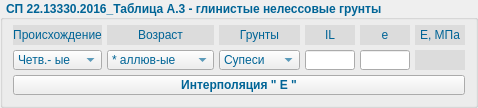
        <widget class="QGroupBox" name="groupBox_7">
         <property name="font">
          <font>
           <weight>75</weight>
           <bold>true</bold>
          </font>
         </property>
         <property name="autoFillBackground">
          <bool>false</bool>
         </property>
         <property name="styleSheet">
          <string notr="true">color: rgb(0, 100, 150);</string>
         </property>
         <property name="title">
          <string> СП 22.13330.2016_Таблица А.3 - глинистые нелессовые грунты</string>
         </property>
         <property name="flat">
          <bool>false</bool>
         </property>
         <property name="checkable">
          <bool>false</bool>
         </property>
         <layout class="QGridLayout" name="gridLayout_14">
          <property name="leftMargin">
           <number>5</number>
          </property>
          <property name="topMargin">
           <number>0</number>
          </property>
          <property name="rightMargin">
           <number>5</number>
          </property>
          <property name="bottomMargin">
           <number>5</number>
          </property>
          <property name="spacing">
           <number>5</number>
          </property>
          <item row="0" column="0">
           <layout class="QGridLayout" name="gridLayout_5">
            <property name="leftMargin">
             <number>5</number>
            </property>
            <property name="topMargin">
             <number>5</number>
            </property>
            <property name="rightMargin">
             <number>5</number>
            </property>
            <property name="bottomMargin">
             <number>5</number>
            </property>
            <property name="spacing">
             <number>5</number>
            </property>
            <item row="1" column="5">
             <widget class="QLineEdit" name="lineEdit_14">
              <property name="minimumSize">
               <size>
                <width>50</width>
                <height>20</height>
               </size>
              </property>
              <property name="maximumSize">
               <size>
                <width>50</width>
                <height>20</height>
               </size>
              </property>
              <property name="text">
               <string/>
              </property>
              <property name="frame">
               <bool>true</bool>
              </property>
              <property name="alignment">
               <set>Qt::AlignCenter</set>
              </property>
             </widget>
            </item>
            <item row="2" column="0" colspan="7">
             <widget class="QPushButton" name="pushButton_5">
              <property name="minimumSize">
               <size>
                <width>0</width>
                <height>20</height>
               </size>
              </property>
              <property name="maximumSize">
               <size>
                <width>16777215</width>
                <height>20</height>
               </size>
              </property>
              <property name="font">
               <font>
                <weight>75</weight>
                <bold>true</bold>
               </font>
              </property>
              <property name="text">
               <string>Интерполяция &quot; E &quot;</string>
              </property>
              <property name="autoDefault">
               <bool>false</bool>
              </property>
              <property name="default">
               <bool>false</bool>
              </property>
             </widget>
            </item>
            <item row="1" column="3">
             <widget class="QComboBox" name="comboBox_9">
              <property name="minimumSize">
               <size>
                <width>0</width>
                <height>20</height>
               </size>
              </property>
              <property name="maximumSize">
               <size>
                <width>16777215</width>
                <height>20</height>
               </size>
              </property>
              <property name="frame">
               <bool>true</bool>
              </property>
              <item>
               <property name="text">
                <string>Супеси</string>
               </property>
              </item>
              <item>
               <property name="text">
                <string>Суглинки</string>
               </property>
              </item>
              <item>
               <property name="text">
                <string>Глины</string>
               </property>
              </item>
             </widget>
            </item>
            <item row="1" column="6">
             <widget class="QLineEdit" name="lineEdit_15">
              <property name="minimumSize">
               <size>
                <width>50</width>
                <height>20</height>
               </size>
              </property>
              <property name="maximumSize">
               <size>
                <width>50</width>
                <height>20</height>
               </size>
              </property>
              <property name="styleSheet">
               <string notr="true">background-color: rgb(220, 220, 220);</string>
              </property>
              <property name="text">
               <string/>
              </property>
              <property name="frame">
               <bool>false</bool>
              </property>
              <property name="alignment">
               <set>Qt::AlignCenter</set>
              </property>
             </widget>
            </item>
            <item row="1" column="1" colspan="2">
             <widget class="QComboBox" name="comboBox_7">
              <property name="minimumSize">
               <size>
                <width>0</width>
                <height>20</height>
               </size>
              </property>
              <property name="maximumSize">
               <size>
                <width>16777215</width>
                <height>20</height>
               </size>
              </property>
              <property name="frame">
               <bool>true</bool>
              </property>
              <item>
               <property name="text">
                <string>* аллюв-ые</string>
               </property>
              </item>
              <item>
               <property name="text">
                <string>Флювио-гляц.</string>
               </property>
              </item>
              <item>
               <property name="text">
                <string>Моренные</string>
               </property>
              </item>
             </widget>
            </item>
            <item row="1" column="4">
             <widget class="QLineEdit" name="lineEdit_16">
              <property name="minimumSize">
               <size>
                <width>50</width>
                <height>20</height>
               </size>
              </property>
              <property name="maximumSize">
               <size>
                <width>50</width>
                <height>20</height>
               </size>
              </property>
              <property name="text">
               <string/>
              </property>
              <property name="frame">
               <bool>true</bool>
              </property>
              <property name="echoMode">
               <enum>QLineEdit::Normal</enum>
              </property>
              <property name="alignment">
               <set>Qt::AlignCenter</set>
              </property>
             </widget>
            </item>
            <item row="0" column="4">
             <widget class="QLabel" name="label_26">
              <property name="minimumSize">
               <size>
                <width>50</width>
                <height>20</height>
               </size>
              </property>
              <property name="maximumSize">
               <size>
                <width>50</width>
                <height>20</height>
               </size>
              </property>
              <property name="font">
               <font>
                <weight>50</weight>
                <bold>false</bold>
               </font>
              </property>
              <property name="layoutDirection">
               <enum>Qt::LeftToRight</enum>
              </property>
              <property name="styleSheet">
               <string notr="true">background-color: rgb(220, 220, 220);</string>
              </property>
              <property name="frameShape">
               <enum>QFrame::NoFrame</enum>
              </property>
              <property name="frameShadow">
               <enum>QFrame::Sunken</enum>
              </property>
              <property name="text">
               <string>IL</string>
              </property>
              <property name="alignment">
               <set>Qt::AlignCenter</set>
              </property>
             </widget>
            </item>
            <item row="0" column="1" colspan="2">
             <widget class="QLabel" name="label_25">
              <property name="minimumSize">
               <size>
                <width>0</width>
                <height>20</height>
               </size>
              </property>
              <property name="maximumSize">
               <size>
                <width>16777215</width>
                <height>20</height>
               </size>
              </property>
              <property name="font">
               <font>
                <weight>50</weight>
                <bold>false</bold>
               </font>
              </property>
              <property name="accessibleName">
               <string comment="Align"/>
              </property>
              <property name="styleSheet">
               <string notr="true">background-color: rgb(220, 220, 220);</string>
              </property>
              <property name="frameShape">
               <enum>QFrame::NoFrame</enum>
              </property>
              <property name="frameShadow">
               <enum>QFrame::Sunken</enum>
              </property>
              <property name="text">
               <string>Возраст</string>
              </property>
              <property name="alignment">
               <set>Qt::AlignCenter</set>
              </property>
             </widget>
            </item>
            <item row="0" column="6">
             <widget class="QLabel" name="label_24">
              <property name="minimumSize">
               <size>
                <width>50</width>
                <height>20</height>
               </size>
              </property>
              <property name="maximumSize">
               <size>
                <width>50</width>
                <height>20</height>
               </size>
              </property>
              <property name="font">
               <font>
                <weight>50</weight>
                <bold>false</bold>
               </font>
              </property>
              <property name="layoutDirection">
               <enum>Qt::LeftToRight</enum>
              </property>
              <property name="styleSheet">
               <string notr="true">background-color: rgb(220, 220, 220);</string>
              </property>
              <property name="frameShape">
               <enum>QFrame::NoFrame</enum>
              </property>
              <property name="frameShadow">
               <enum>QFrame::Sunken</enum>
              </property>
              <property name="text">
               <string>Е, МПа</string>
              </property>
              <property name="alignment">
               <set>Qt::AlignCenter</set>
              </property>
             </widget>
            </item>
            <item row="0" column="0">
             <widget class="QLabel" name="label_28">
              <property name="minimumSize">
               <size>
                <width>0</width>
                <height>20</height>
               </size>
              </property>
              <property name="maximumSize">
               <size>
                <width>16777215</width>
                <height>20</height>
               </size>
              </property>
              <property name="font">
               <font>
                <weight>50</weight>
                <bold>false</bold>
               </font>
              </property>
              <property name="accessibleName">
               <string comment="Align"/>
              </property>
              <property name="styleSheet">
               <string notr="true">background-color: rgb(220, 220, 220);</string>
              </property>
              <property name="frameShape">
               <enum>QFrame::NoFrame</enum>
              </property>
              <property name="frameShadow">
               <enum>QFrame::Sunken</enum>
              </property>
              <property name="text">
               <string>Происхождение</string>
              </property>
              <property name="alignment">
               <set>Qt::AlignCenter</set>
              </property>
             </widget>
            </item>
            <item row="0" column="5">
             <widget class="QLabel" name="label_27">
              <property name="minimumSize">
               <size>
                <width>50</width>
                <height>20</height>
               </size>
              </property>
              <property name="maximumSize">
               <size>
                <width>50</width>
                <height>20</height>
               </size>
              </property>
              <property name="font">
               <font>
                <weight>50</weight>
                <bold>false</bold>
               </font>
              </property>
              <property name="layoutDirection">
               <enum>Qt::LeftToRight</enum>
              </property>
              <property name="styleSheet">
               <string notr="true">background-color: rgb(220, 220, 220);</string>
              </property>
              <property name="frameShape">
               <enum>QFrame::NoFrame</enum>
              </property>
              <property name="frameShadow">
               <enum>QFrame::Sunken</enum>
              </property>
              <property name="text">
               <string>e</string>
              </property>
              <property name="alignment">
               <set>Qt::AlignCenter</set>
              </property>
             </widget>
            </item>
            <item row="1" column="0">
             <widget class="QComboBox" name="comboBox_8">
              <property name="minimumSize">
               <size>
                <width>0</width>
                <height>20</height>
               </size>
              </property>
              <property name="maximumSize">
               <size>
                <width>16777215</width>
                <height>20</height>
               </size>
              </property>
              <property name="frame">
               <bool>true</bool>
              </property>
              <item>
               <property name="text">
                <string>Четв.- ые</string>
               </property>
              </item>
              <item>
               <property name="text">
                <string>Юрские</string>
               </property>
              </item>
             </widget>
            </item>
            <item row="0" column="3">
             <widget class="QLabel" name="label_29">
              <property name="minimumSize">
               <size>
                <width>0</width>
                <height>20</height>
               </size>
              </property>
              <property name="maximumSize">
               <size>
                <width>16777215</width>
                <height>20</height>
               </size>
              </property>
              <property name="font">
               <font>
                <weight>50</weight>
                <bold>false</bold>
               </font>
              </property>
              <property name="accessibleName">
               <string comment="Align"/>
              </property>
              <property name="styleSheet">
               <string notr="true">background-color: rgb(220, 220, 220);</string>
              </property>
              <property name="frameShape">
               <enum>QFrame::NoFrame</enum>
              </property>
              <property name="frameShadow">
               <enum>QFrame::Sunken</enum>
              </property>
              <property name="text">
               <string>Грунты</string>
              </property>
              <property name="alignment">
               <set>Qt::AlignCenter</set>
              </property>
             </widget>
            </item>
           </layout>
          </item>
         </layout>
        </widget>
